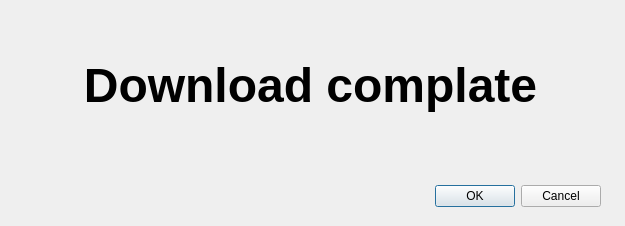
<?xml version="1.0" encoding="UTF-8"?>
<ui version="4.0">
 <class>ComplatePopup</class>
 <widget class="QDialog" name="ComplatePopup">
  <property name="geometry">
   <rect>
    <x>0</x>
    <y>0</y>
    <width>625</width>
    <height>226</height>
   </rect>
  </property>
  <property name="windowTitle">
   <string>Dialog</string>
  </property>
  <property name="modal">
   <bool>true</bool>
  </property>
  <widget class="QDialogButtonBox" name="buttonBox">
   <property name="geometry">
    <rect>
     <x>20</x>
     <y>180</y>
     <width>581</width>
     <height>32</height>
    </rect>
   </property>
   <property name="orientation">
    <enum>Qt::Horizontal</enum>
   </property>
   <property name="standardButtons">
    <set>QDialogButtonBox::Cancel|QDialogButtonBox::Ok</set>
   </property>
  </widget>
  <widget class="QLabel" name="label">
   <property name="geometry">
    <rect>
     <x>10</x>
     <y>10</y>
     <width>601</width>
     <height>151</height>
    </rect>
   </property>
   <property name="font">
    <font>
     <pointsize>36</pointsize>
     <weight>75</weight>
     <bold>true</bold>
    </font>
   </property>
   <property name="frameShape">
    <enum>QFrame::NoFrame</enum>
   </property>
   <property name="text">
    <string>Download complate</string>
   </property>
   <property name="alignment">
    <set>Qt::AlignCenter</set>
   </property>
  </widget>
 </widget>
 <resources/>
 <connections>
  <connection>
   <sender>buttonBox</sender>
   <signal>accepted()</signal>
   <receiver>ComplatePopup</receiver>
   <slot>accept()</slot>
   <hints>
    <hint type="sourcelabel">
     <x>248</x>
     <y>254</y>
    </hint>
    <hint type="destinationlabel">
     <x>157</x>
     <y>274</y>
    </hint>
   </hints>
  </connection>
  <connection>
   <sender>buttonBox</sender>
   <signal>rejected()</signal>
   <receiver>ComplatePopup</receiver>
   <slot>reject()</slot>
   <hints>
    <hint type="sourcelabel">
     <x>316</x>
     <y>260</y>
    </hint>
    <hint type="destinationlabel">
     <x>286</x>
     <y>274</y>
    </hint>
   </hints>
  </connection>
 </connections>
</ui>
